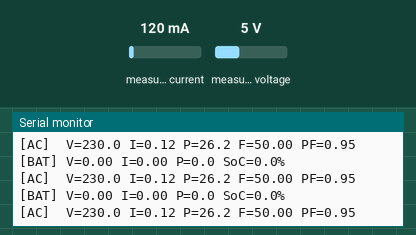
Bench run of a sketch on a simulated ESP32. Parts: the last lines printed to the serial monitor. Inputs (shaded band) come from the test bench; at power-on: measured current 120 mA, measured voltage 5 V. WiFi joins after 1.5 s; servers stay silent unless stated; no MQTT or app messages arrive unless stated.

Above: at 2.7 s.
2.8 s: measured current set to 40 mA
At 3.43 s:
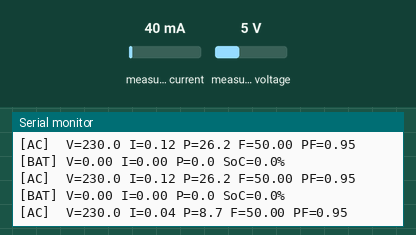
4.3 s: measured voltage set to 0.3 V
At 4.43 s:
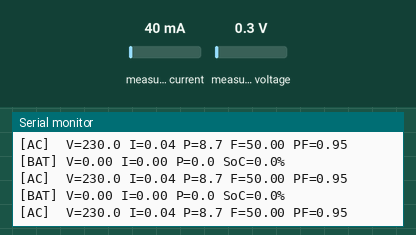
5.8 s: measured current set to 500 mA
At 5.93 s:
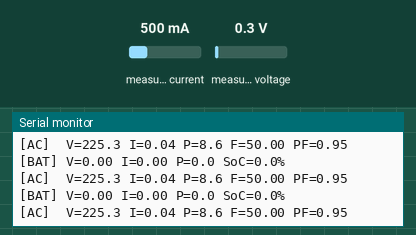
Timing chart, 0 to 8.8 s (numbered marks = the images above; inputs shaded):
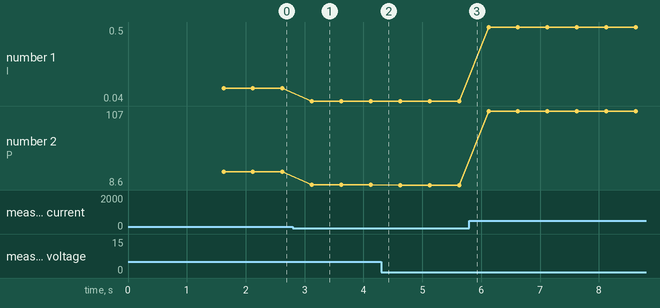

Measured:
- after the input at 2.8 s, the serial monitor: prints a new line after 0.32 s (image 1)
- plotted number 1: 0.12 → 0.04 after the input at 2.8 s, 0.04 → 0.5 after the input at 5.8 s
- plotted number 2: 26.2 → 8.7 after the input at 2.8 s, 8.7 → 8.6 after the input at 4.3 s, 8.6 → 107 after the input at 5.8 s

The sketch:

ems_sensor_node.ino
```cpp
/*
 * EMS Sensor Node — ESP32 Firmware
 *
 * Reads:
 *   - Victron SmartShunt (battery) via VE.Direct on UART1
 *   - PZEM-004T (AC meter) via Modbus on UART2
 *
 * Publishes JSON to Raspberry Pi via MQTT over WiFi.
 *
 * Hardware:
 *   UART1 (GPIO 4 RX) → SmartShunt VE.Direct TX
 *   UART2 (GPIO 16 RX, GPIO 17 TX) → PZEM-004T
 */

#include <ArduinoJson.h>
#include "config.h"
#include "mqtt_handler.h"
#include "vedirect_parser.h"
#include "pzem_reader.h"

MQTTHandler   mqtt;
VEDirectParser vedirect;
PZEMReader    pzem;

unsigned long lastPublish = 0;

// ---------------------------------------------------------------
// Setup
// ---------------------------------------------------------------

void setup() {
    Serial.begin(115200);
    Serial.println("\n=== EMS Sensor Node ===");

    // VE.Direct on UART1 (RX only)
    Serial1.begin(VEDIRECT_BAUD, SERIAL_8N1, VEDIRECT_RX_PIN, -1);
    Serial.println("[VE.Direct] UART1 initialized");

    // PZEM on UART2
    pzem.begin();

    // WiFi + MQTT
    mqtt.begin();

    Serial.println("[EMS] Ready — publishing every " +
                   String(PUBLISH_INTERVAL_MS) + "ms");
}

// ---------------------------------------------------------------
// Loop
// ---------------------------------------------------------------

void loop() {
    mqtt.loop();

    // Continuously read VE.Direct bytes (non-blocking)
    while (Serial1.available()) {
        vedirect.processByte(Serial1.read());
    }

    // Publish at fixed interval
    unsigned long now = millis();
    if (now - lastPublish < PUBLISH_INTERVAL_MS) return;
    lastPublish = now;

    // Read PZEM (blocking call, ~50ms)
    pzem.read();

    // Publish battery data
    publishBattery();

    // Publish AC data
    publishAC();
}

// ---------------------------------------------------------------
// JSON builders + publishers
// ---------------------------------------------------------------

void publishBattery() {
    const BatteryData& b = vedirect.getData();

    JsonDocument doc;
    doc["time"]            = millis() / 1000.0;
    doc["battery_voltage"] = b.valid ? serialized(String(b.voltage, 4))   : serialized("null");
    doc["battery_current"] = b.valid ? serialized(String(b.current, 4))   : serialized("null");
    doc["battery_power"]   = b.valid ? serialized(String(b.power, 4))     : serialized("null");
    doc["soc"]             = b.valid ? serialized(String(b.soc, 1))       : serialized("null");
    doc["consumed_ah"]     = b.valid ? serialized(String(b.consumed_ah, 2)) : serialized("null");
    doc["time_to_go"]      = b.valid ? serialized(String(b.time_to_go, 1)) : serialized("null");
    doc["alarm_flags"]     = b.alarm ? "ON" : (const char*)nullptr;
    doc["temperature"]     = b.valid ? serialized(String(b.temperature, 2)) : serialized("null");

    char buf[384];
    serializeJson(doc, buf, sizeof(buf));

    if (mqtt.publish(TOPIC_BATTERY, buf)) {
        Serial.printf("[BAT] V=%.2f I=%.2f P=%.1f SoC=%.1f%%\n",
                      b.voltage, b.current, b.power, b.soc);
    }
}

void publishAC() {
    const ACData& a = pzem.getData();

    // Get current date/time — ESP32 doesn't have RTC, so we use uptime
    // The Pi backend can add real timestamps if needed
    unsigned long sec = millis() / 1000;
    int h = (sec / 3600) % 24;
    int m = (sec / 60) % 60;
    int s = sec % 60;
    char timeStr[16];
    snprintf(timeStr, sizeof(timeStr), "%02d:%02d:%02d", h, m, s);

    JsonDocument doc;
    doc["date"]         = "2026-01-01";   // placeholder — no RTC on ESP32
    doc["time"]         = timeStr;
    doc["ac_voltage"]   = a.valid ? serialized(String(a.voltage, 1))      : serialized("null");
    doc["ac_current"]   = a.valid ? serialized(String(a.current, 2))      : serialized("null");
    doc["active_power"] = a.valid ? serialized(String(a.power, 1))        : serialized("null");
    doc["active_energy"]= a.valid ? serialized(String(a.energy, 6))       : serialized("null");
    doc["frequency"]    = a.valid ? serialized(String(a.frequency, 2))    : serialized("null");
    doc["power_factor"] = a.valid ? serialized(String(a.power_factor, 2)) : serialized("null");

    char buf[384];
    serializeJson(doc, buf, sizeof(buf));

    if (mqtt.publish(TOPIC_AC, buf)) {
        Serial.printf("[AC]  V=%.1f I=%.2f P=%.1f F=%.2f PF=%.2f\n",
                      a.voltage, a.current, a.power, a.frequency, a.power_factor);
    }
}
```

mqtt_handler.h
```cpp
#ifndef MQTT_HANDLER_H
#define MQTT_HANDLER_H

#include <WiFi.h>
#include <PubSubClient.h>
#include "config.h"

/*
 * WiFi + MQTT connection manager.
 *
 * Handles initial connection and automatic reconnection for both
 * WiFi and MQTT. Call loop() every iteration to maintain connections.
 */

class MQTTHandler {
public:
    MQTTHandler() : _wifiClient(), _mqtt(_wifiClient) {}

    void begin() {
        // WiFi
        WiFi.mode(WIFI_STA);
        WiFi.begin(WIFI_SSID, WIFI_PASSWORD);
        Serial.printf("[WiFi] Connecting to %s", WIFI_SSID);
        while (WiFi.status() != WL_CONNECTED) {
            delay(500);
            Serial.print(".");
        }
        Serial.printf("\n[WiFi] Connected — IP: %s\n", WiFi.localIP().toString().c_str());

        // MQTT
        _mqtt.setServer(MQTT_BROKER, MQTT_PORT);
        _mqtt.setBufferSize(512);  // enough for our JSON payloads
        _connectMQTT();
    }

    // Call every loop() — handles reconnection
    void loop() {
        if (WiFi.status() != WL_CONNECTED) {
            Serial.println("[WiFi] Disconnected, reconnecting …");
            WiFi.begin(WIFI_SSID, WIFI_PASSWORD);
            unsigned long start = millis();
            while (WiFi.status() != WL_CONNECTED && millis() - start < WIFI_RETRY_DELAY_MS) {
                delay(100);
            }
            if (WiFi.status() == WL_CONNECTED) {
                Serial.println("[WiFi] Reconnected");
            }
        }

        if (!_mqtt.connected()) {
            _connectMQTT();
        }
        _mqtt.loop();
    }

    // Publish a JSON string to a topic
    bool publish(const char* topic, const char* payload) {
        if (!_mqtt.connected()) return false;
        return _mqtt.publish(topic, payload);
    }

    bool isConnected() const {
        return _mqtt.connected();
    }

private:
    WiFiClient _wifiClient;
    PubSubClient _mqtt;

    void _connectMQTT() {
        Serial.printf("[MQTT] Connecting to %s:%d …\n", MQTT_BROKER, MQTT_PORT);
        int attempts = 0;
        while (!_mqtt.connected() && attempts < 5) {
            if (_mqtt.connect(MQTT_CLIENT)) {
                Serial.println("[MQTT] Connected");
                return;
            }
            Serial.printf("[MQTT] Failed (rc=%d), retrying …\n", _mqtt.state());
            delay(MQTT_RETRY_DELAY_MS);
            attempts++;
        }
        if (!_mqtt.connected()) {
            Serial.println("[MQTT] Could not connect after 5 attempts, will retry in loop");
        }
    }
};

#endif
```

pzem_reader.h
```cpp
#ifndef PZEM_READER_H
#define PZEM_READER_H

#include <PZEM004Tv30.h>
#include "config.h"

/*
 * PZEM-004T AC Meter Reader
 *
 * Communicates via Modbus RTU over Hardware Serial 2.
 * Reads: voltage, current, power, energy, frequency, power factor.
 * Returns NAN on read failure for any field.
 */

struct ACData {
    float voltage;       // V
    float current;       // A
    float power;         // W
    float energy;        // kWh (cumulative)
    float frequency;     // Hz
    float power_factor;  // 0.0–1.0
    bool  valid;         // true if at least voltage reads successfully
};

class PZEMReader {
public:
    PZEMReader() : _pzem(Serial2, PZEM_RX_PIN, PZEM_TX_PIN), _data{} {
        _data.valid = false;
    }

    void begin() {
        // PZEM library initializes Serial2 internally
        Serial.println("[PZEM] Initialized on UART2");
    }

    // Call this each loop iteration to refresh readings
    void read() {
        _data.voltage      = _pzem.voltage();
        _data.current      = _pzem.current();
        _data.power        = _pzem.power();
        _data.energy       = _pzem.energy();
        _data.frequency    = _pzem.frequency();
        _data.power_factor = _pzem.pf();

        // Valid if voltage is not NAN (most reliable indicator)
        _data.valid = !isnan(_data.voltage);
    }

    const ACData& getData() const {
        return _data;
    }

    // Reset the energy counter on the PZEM module
    bool resetEnergy() {
        return _pzem.resetEnergy();
    }

private:
    PZEM004Tv30 _pzem;
    ACData _data;
};

#endif
```

vedirect_parser.h
```cpp
#ifndef VEDIRECT_PARSER_H
#define VEDIRECT_PARSER_H

#include <Arduino.h>

/*
 * VE.Direct Text Protocol Parser
 *
 * The Victron SmartShunt sends text frames over serial at 19200 baud.
 * Each frame looks like:
 *
 *   \r\n
 *   V\t12850          (battery voltage in mV)
 *   I\t-3200          (current in mA)
 *   P\t-41            (power in W)
 *   SOC\t875          (state of charge in permille, /10 for %)
 *   CE\t-12300        (consumed energy in mAh)
 *   TTG\t852          (time-to-go in minutes)
 *   T\t28             (temperature in °C)
 *   Alarm\tOFF
 *   AR\t0             (alarm reason)
 *   Checksum\t<byte>
 *
 * We read byte-by-byte, accumulate lines, parse key=value pairs,
 * and flag when a complete frame is ready.
 */

struct BatteryData {
    float voltage;       // V
    float current;       // A
    float power;         // W
    float soc;           // %
    float consumed_ah;   // Ah
    float time_to_go;    // hours
    float temperature;   // °C
    bool  alarm;
    bool  valid;         // true when at least one full frame has been parsed
};

class VEDirectParser {
public:
    VEDirectParser() : _frameReady(false), _linePos(0) {
        _data.valid = false;
    }

    // Call this in loop() — feed every byte from Serial1
    void processByte(uint8_t b) {
        // Build up a line until we hit \n
        if (b == '\n') {
            _lineBuf[_linePos] = '\0';
            _parseLine();
            _linePos = 0;
        } else if (b == '\r') {
            // ignore CR
        } else {
            if (_linePos < sizeof(_lineBuf) - 1) {
                _lineBuf[_linePos++] = b;
            }
        }
    }

    // Returns true once per complete frame
    bool frameReady() {
        if (_frameReady) {
            _frameReady = false;
            return true;
        }
        return false;
    }

    const BatteryData& getData() const {
        return _data;
    }

private:
    BatteryData _data;
    bool _frameReady;
    char _lineBuf[64];
    size_t _linePos;

    void _parseLine() {
        // Each line is "KEY\tVALUE"
        char* tab = strchr(_lineBuf, '\t');
        if (!tab) return;

        *tab = '\0';
        const char* key = _lineBuf;
        const char* val = tab + 1;

        if (strcmp(key, "V") == 0) {
            _data.voltage = atol(val) / 1000.0f;          // mV → V
        } else if (strcmp(key, "I") == 0) {
            _data.current = atol(val) / 1000.0f;          // mA → A
        } else if (strcmp(key, "P") == 0) {
            _data.power = atof(val);                       // W
        } else if (strcmp(key, "SOC") == 0) {
            _data.soc = atol(val) / 10.0f;                // permille → %
        } else if (strcmp(key, "CE") == 0) {
            _data.consumed_ah = atol(val) / -1000.0f;     // mAh → Ah (CE is negative)
        } else if (strcmp(key, "TTG") == 0) {
            _data.time_to_go = atol(val) / 60.0f;         // minutes → hours
        } else if (strcmp(key, "T") == 0) {
            _data.temperature = atof(val);                 // °C
        } else if (strcmp(key, "Alarm") == 0) {
            _data.alarm = (strcmp(val, "ON") == 0);
        } else if (strcmp(key, "Checksum") == 0) {
            // Checksum line marks end of frame
            _data.valid = true;
            _frameReady = true;
        }
    }
};

#endif
```

config.h
```cpp
#ifndef CONFIG_H
#define CONFIG_H

// ---- WiFi ----
#define WIFI_SSID     "YOUR_WIFI_SSID"
#define WIFI_PASSWORD "YOUR_WIFI_PASSWORD"

// ---- MQTT ----
#define MQTT_BROKER   "192.168.1.100"   // Raspberry Pi IP address
#define MQTT_PORT     1883
#define MQTT_CLIENT   "esp32-ems-01"
#define TOPIC_BATTERY "ems/battery"

// 3 AC load groups — each maps to a separate PZEM-004T sensor
// For a single ESP32 with one PZEM, set LOAD_GROUP to the one it monitors.
// For multiple ESP32s, each gets a different LOAD_GROUP.
#define LOAD_GROUP    "load1"
#define TOPIC_AC      "ems/ac/" LOAD_GROUP

// ---- PZEM-004T (Hardware Serial 2) ----
#define PZEM_RX_PIN   16   // GPIO16 = RX for PZEM
#define PZEM_TX_PIN   17   // GPIO17 = TX for PZEM

// ---- Victron SmartShunt VE.Direct (Hardware Serial 1) ----
#define VEDIRECT_RX_PIN  4   // GPIO4 = RX (SmartShunt TX -> ESP32 RX)
#define VEDIRECT_BAUD    19200

// ---- Timing ----
#define PUBLISH_INTERVAL_MS  500   // Send data every 0.5 seconds
#define WIFI_RETRY_DELAY_MS  5000
#define MQTT_RETRY_DELAY_MS  2000

#endif
```
